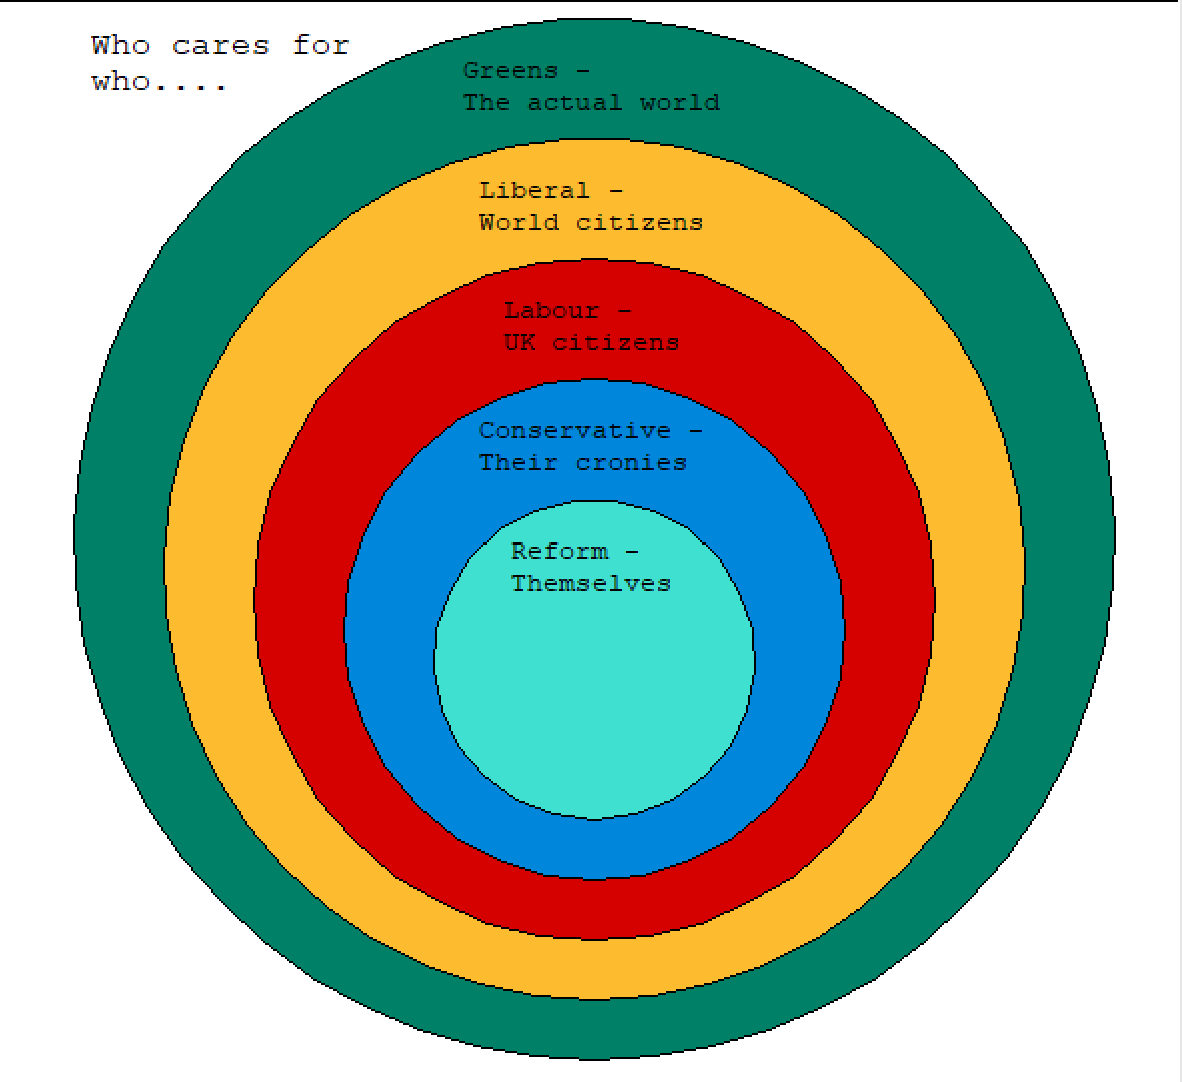

Reproduce this figure in Python.
#
# Program to draw how much the UK political parties care
# JCA and bard.google.com
# January 2024
#also https://docs.google.com/spreadsheets/d/161Df7tQFZrKhVPAy4vCT19RoDXl2dAsqOWRdOkNInp4/edit#gid=0
import turtle

# Define colors for each party
reformUKcolor = "#40E0D0"
toryBlue = "#0087dc"
labourRed = "#d50000"
libDemOrange = "#FDBB30"
greensGreen = "#008066"

# Create turtle screen and set up pen
screen = turtle.Screen()
screen.setup(600, 600)
pen = turtle.Turtle()
pen.speed(0)  # Set fastest drawing speed

# Define function to draw and label a circle
def draw_circle(x, y, radius, color, label):
    pen.penup()
    pen.goto(x, y)
    pen.pendown()
    pen.fillcolor(color)
    pen.begin_fill()
    pen.circle(radius)
    pen.end_fill()
    # Calculate label position near top of circle
    label_x = x
    label_y = y + 2*radius - 50    # Adjust for label placement
    pen.penup()
    pen.goto(label_x, label_y)
    pen.pendown()
    pen.color("black")
    pen.write(label, align="center", font=("Courier", 10))

# Draw concentric circles with labels (Green as largest)
xinc = 30
rinc = 45
draw_circle(0, -230, 80+4*rinc, greensGreen, "Greens - \nThe actual world")
draw_circle(0, -230+xinc, 80+3*rinc, libDemOrange, "Liberal -\nWorld citizens")
draw_circle(0, -230+2*xinc, 80+2*rinc, labourRed, "Labour -\nUK citizens")
draw_circle(0, -230+3*xinc, 80+rinc, toryBlue, "Conservative -\nTheir cronies")
draw_circle(0, -230+4*xinc, 80, reformUKcolor, "Reform -\nThemselves")
pen.penup()
pen.goto(-250, 250)
pen.pendown()
pen.write("Who cares for\nwho....", align="left", font=("Courier", 12))
# Hide the turtle
pen.hideturtle()

# Keep the window open until closed manually
turtle.done()
